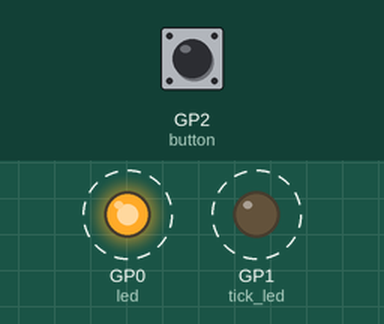
Simulated run of this program. Board: Raspberry Pi Pico running MicroPython. Shown: output pins drawn as LEDs (lit = HIGH). Dashed ring = blinking. The inputs (shaded band) are chosen by the test bench; at power-on: GP2 (button) HIGH. What the program prints to the serial console is not drawn. At 2.0 s the program stops and its outputs stay as they are.

Above: at 0.05 s.
Timing chart, 0 to 3.0 s (numbered marks = the images above):
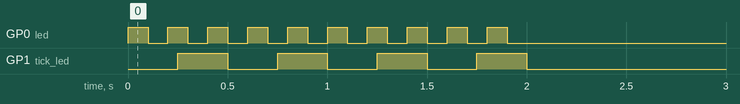

Measured:
- by itself, GP0 (led): alternates HIGH for 0.10 s and LOW for 0.10 s, 20 changes in all, then stays LOW
- by itself, GP1 (tick_led): alternates HIGH for 0.25 s and LOW for 0.25 s, 8 changes in all, then stays LOW

The program:

debug_demo.py
```python
from machine import Pin, Timer
import time

# Program to debug step by step with VS Code (Examples.Program.Debug).
# Put a breakpoint on a line below (click left of its number), then
# watch count, presses and the LEDs: while the program is paused,
# simulated time is frozen.

led = Pin(0, Pin.OUT)          # GP0: toggled by the main loop
tick_led = Pin(1, Pin.OUT)     # GP1: toggled by the timer callback
button = Pin(2, Pin.IN, Pin.PULL_UP)

presses = 0


def on_tick(timer):
    # A breakpoint here stops in the timer callback.
    tick_led.toggle()


timer = Timer()
timer.init(period=250, mode=Timer.PERIODIC, callback=on_tick)

count = 0
while count < 20:
    count += 1
    led.toggle()
    if button.value() == 0:
        presses += 1
        print('button pressed, count =', count)
    time.sleep(0.1)

timer.deinit()
print('done:', count, 'loops,', presses, 'with the button pressed')
```
